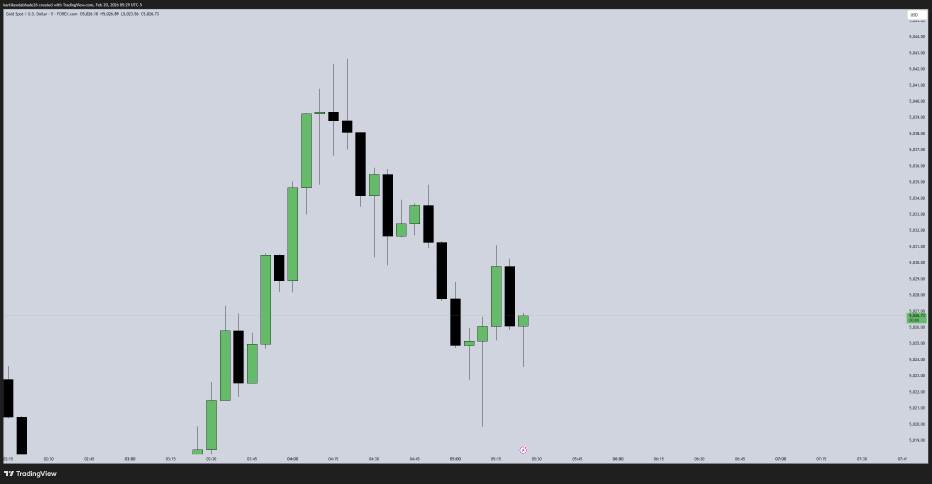
#> input picture data/input/user_example.png, 2795 x 1451 px (shown at 1/3 size)
$ python -i vision.py   (imports and definitions only)
#> lines starting #> are read from the running program, lines starting #| are printed output that depends on the picture; after the words box and inside, x2 and y2 are one past the last pixel; in counts of white or black regions, pixels touching at a corner belong together
import cv2
import numpy as np
from pydantic import BaseModel
from typing import List, Tuple

class RawCandle(BaseModel):
    x_center: float
    y_open: float
    y_close: float
    y_high: float
    y_low: float
    is_bullish: bool
    width: float

class VisionModule:
    def __init__(self, image_path: str):
#> called with image_path = '../../../data/input/user_example.png'
        self.image_path = image_path
        self.image = cv2.imread(image_path)
#> self.image is the input picture: shape (1451, 2795, 3); mean B, G, R 204.6, 196.6, 191.9
        if self.image is None:
            raise FileNotFoundError(f"Could not load image at {image_path}")

        # Convert to HSV for robust color thresholding
        self.hsv = cv2.cvtColor(self.image, cv2.COLOR_BGR2HSV)
#> self.hsv: shape (1451, 2795, 3); mean H, S, V 101.5, 16, 205.6

        # Tweak these based on TradingView specific greens and reds
        # Format: (Hue [0-179], Saturation [0-255], Value [0-255])
        self.lower_green = np.array([35, 50, 50])
        self.upper_green = np.array([85, 255, 255])

        self.lower_red1 = np.array([0, 50, 50])
        self.upper_red1 = np.array([10, 255, 255])
        self.lower_red2 = np.array([170, 50, 50])
        self.upper_red2 = np.array([180, 255, 255])

    def exact_candles(self) -> List[RawCandle]:
        """Runs the full vision pipeline and returns sorted raw candles."""
        bull_contours = self._get_contours(self.lower_green, self.upper_green)
#> in _get_contours, `mask = cv2.inRange(self.hsv, lower_bound, upper_bound)`:
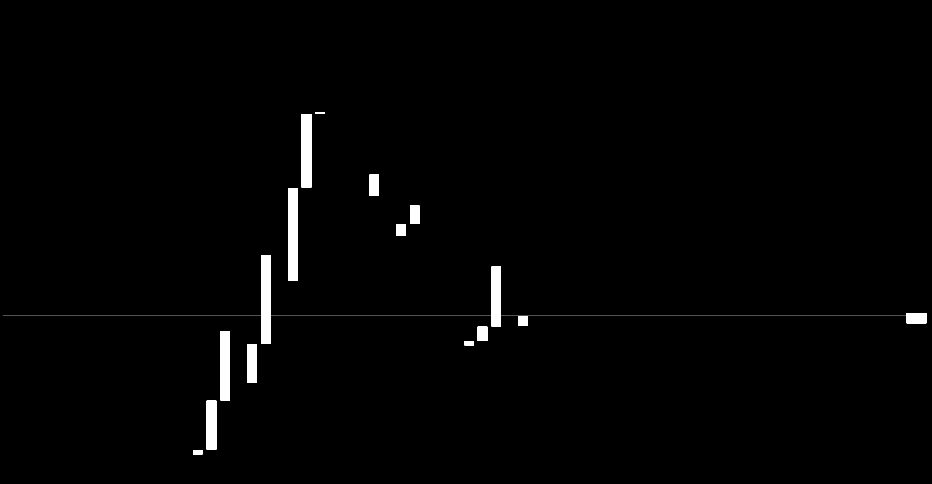
#> mask: shape (1451, 2795) (shown at 1/3 size); 1.3% white; 889 white regions (873 under 20 px), largest, box (x1, y1, x2, y2) and area: (864, 564, 893, 842) 8062, (783, 766, 812, 1032) 7714, (905, 342, 934, 563) 6409
#> in _get_contours, `mask_closed = cv2.morphologyEx(mask, cv2.MORPH_CLOSE, kernel)`: mask_closed: shape (1451, 2795); 1.3% white; 889 white regions (873 under 20 px)
#> in _get_contours, `contours, _ = cv2.findContours(mask_closed, cv2.RETR_EXTERNAL, cv2.CHA..`: contours = 889 contours, 873 with area under 20; largest, box (x1, y1, x2, y2) and area: (864, 564, 893, 842) 7756, (783, 766, 812, 1032) 7420, (905, 342, 934, 563) 6160, (661, 993, 690, 1201) 5796, (1474, 800, 1503, 979) 4984
#> bull_contours has the same summary as contours in _get_contours

        # Red can wrap around in HSV space, so we combine two masks
        mask1 = cv2.inRange(self.hsv, self.lower_red1, self.upper_red1)
#> mask1: shape (1451, 2795); every value is 0
        mask2 = cv2.inRange(self.hsv, self.lower_red2, self.upper_red2)
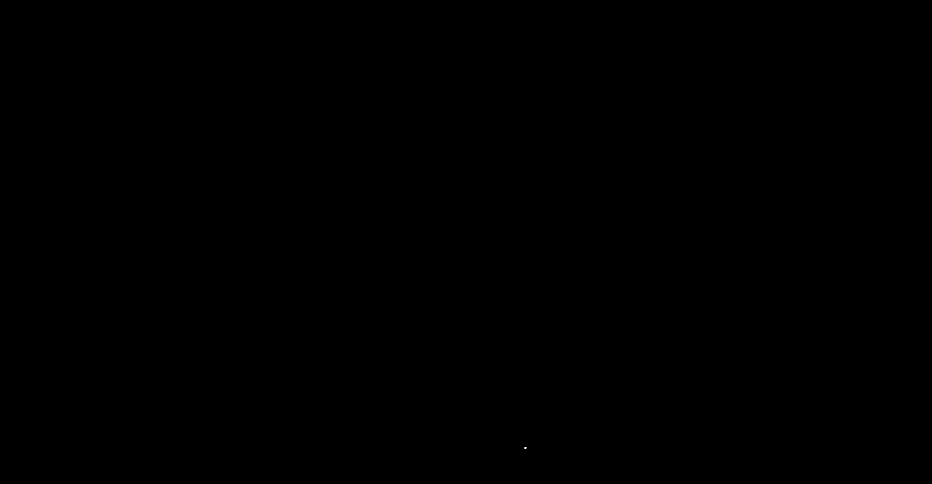
#> mask2: shape (1451, 2795) (shown at 1/3 size); 0% white; 1 white region, box (x1, y1, x2, y2) and area: (1574, 1341, 1579, 1346) 22
        red_mask = cv2.bitwise_or(mask1, mask2)
        bear_contours, _ = cv2.findContours(red_mask, cv2.RETR_EXTERNAL, cv2.CHAIN_APPROX_SIMPLE)
#> bear_contours = 1 item

        candles = []
        candles.extend(self._process_contours(bull_contours, is_bullish=True))
        candles.extend(self._process_contours(bear_contours, is_bullish=False))

        # Sort chronologically by X-axis (left to right)
        candles.sort(key=lambda c: c.x_center)
        return candles

    def _get_contours(self, lower_bound, upper_bound):
        mask = cv2.inRange(self.hsv, lower_bound, upper_bound)

        # Morphological Closing: Connects wicks that might be detached due to artifacts
        kernel = np.ones((5,1), np.uint8) # Vertical kernel focuses on vertical gaps (wicks)
        mask_closed = cv2.morphologyEx(mask, cv2.MORPH_CLOSE, kernel)

        contours, _ = cv2.findContours(mask_closed, cv2.RETR_EXTERNAL, cv2.CHAIN_APPROX_SIMPLE)
        return contours

    def _process_contours(self, contours, is_bullish: bool) -> List[RawCandle]:
#> called with is_bullish = True
        processed = []
        for cnt in contours:
            x, y, w, h = cv2.boundingRect(cnt)

            # Filter out noise (tiny dots or horizontal grid lines)
            if h < 2 or w > h * 2:
                continue

            x_center = x + (w / 2)

            # In OpenCV, y=0 is the TOP of the image.
            # So a higher Y value actually means a LOWER price.
            # We will grab absolute pixels here. Module 2 will invert/normalize them.
            y_top = float(y)
            y_bottom = float(y + h)

            # Simple assumption: Body takes up middle 50% for now
            body_top = y_top + (h * 0.25)
            body_bottom = y_bottom - (h * 0.25)

            if is_bullish:
                y_close = body_top
                y_open = body_bottom
            else:
                y_open = body_top
                y_close = body_bottom

            y_high = y_top
            y_low = y_bottom

            processed.append(RawCandle(
                x_center=float(x_center),
                y_open=float(y_open),
                y_close=float(y_close),
                y_high=float(y_high),
                y_low=float(y_low),
                is_bullish=is_bullish,
                width=float(w)
            ))
#> this loop made 2 passes
#> (cnt, x, y, w, h, x_center, y_top, y_bottom) on pass 2: ([[620, 1202], [620, 1348], [648, 1348], [648, 1202]], 620, 1202, 29, 147, 634.5, 1202, 1349)
#> (cnt, x, y, w, h) on pass 1: ([[579, 1350], [579, 1362], [607, 1362], [607, 1350]], 579, 1350, 29, 13)
#> after the loop, processed = []

        return processed

    def draw_debug(self, output_path: str, candles: List[RawCandle]):
        """Draws detected candles on the original image for debugging."""
        debug_img = self.image.copy()

        for c in candles:
            color = (0, 255, 0) if c.is_bullish else (0, 0, 255)
            # Draw wick
            start_point = (int(c.x_center), int(c.y_high))
            end_point = (int(c.x_center), int(c.y_low))
            cv2.line(debug_img, start_point, end_point, color, 2)

            # Draw body box
            # y_open and y_close are top/bottom of body.
            # We need to construct the rect. width is stored.
            x_left = int(c.x_center - (c.width / 2))
            x_right = int(c.x_center + (c.width / 2))

            # cv2 rectangle takes top-left and bottom-right
            # y coordinates: min of open/close is top, max is bottom
            y_top_body = int(min(c.y_open, c.y_close))
            y_bottom_body = int(max(c.y_open, c.y_close))

            cv2.rectangle(debug_img, (x_left, y_top_body), (x_right, y_bottom_body), color, 2)

            # Put text index
            cv2.putText(debug_img, ".", (int(c.x_center), int(c.y_high)-5),
                        cv2.FONT_HERSHEY_SIMPLEX, 0.5, (255, 255, 255), 1)

        cv2.imwrite(output_path, debug_img)

# [2 lines not run here, left out]

#> (the run stopped early here; a loop or call above may not have finished)
